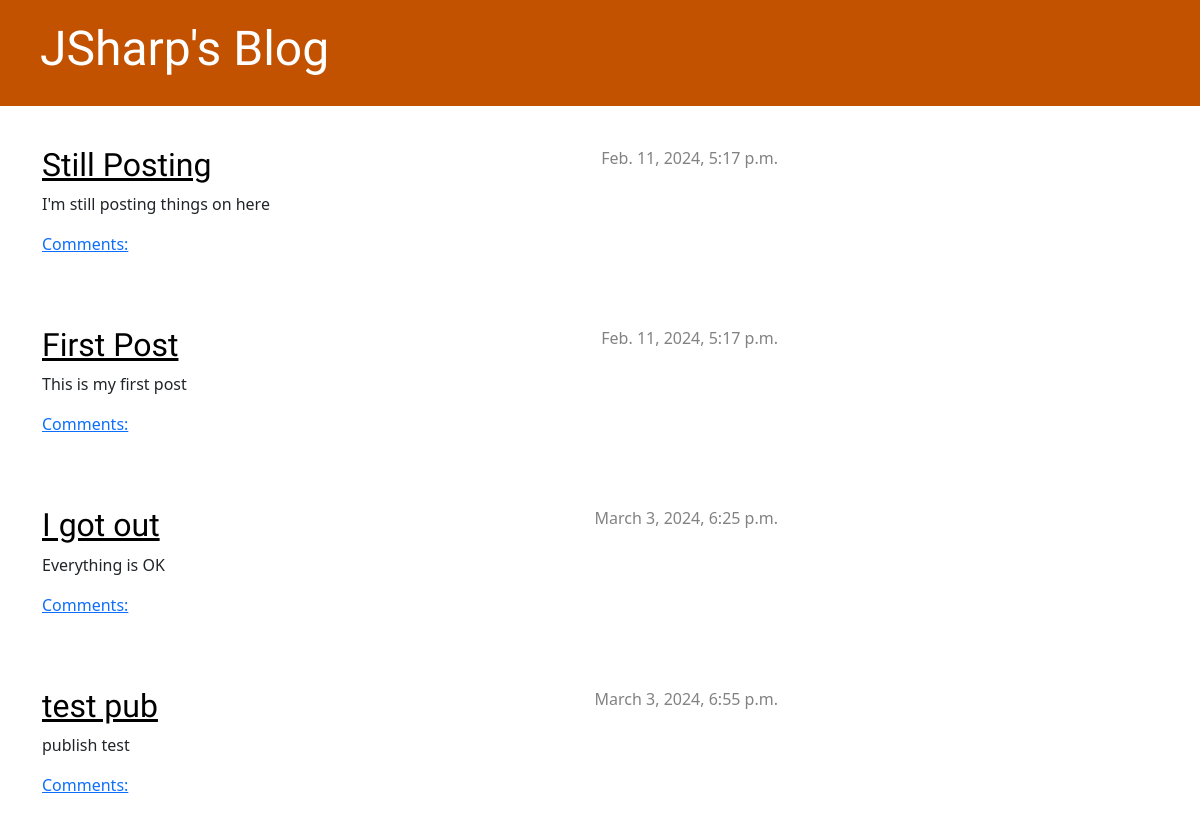
The page / on the database its author committed.
### blog/models.py (models this page shows, shortened)
class Post(models.Model):
    author = models.ForeignKey(settings.AUTH_USER_MODEL, on_delete=models.CASCADE)
    title = models.CharField(max_length=200)
    text = models.TextField()
    created_date = models.DateTimeField(default=timezone.now)
    published_date = models.DateTimeField(blank=True, null=True)

### blog/views.py (the view)
# urls.py: path('', views.post_list, name='post_list'),
def post_list(request):
    posts = Post.objects.filter(published_date__lte=timezone.now()).order_by('published_date')
    return render(request, 'blog/post_list.html', {'posts': posts})

### blog/templates/blog/post_list.html
{% extends 'blog/base.html' %}
{% block content %}
    {% for post in posts %}
        <article class="post">
            <time class="date">
                {{ post.published_date }}
            </time>
            <h2><a href="{% url 'post_detail' pk=post.pk %}">{{ post.title }}</a></h2>
            <p>{{ post.text|linebreaksbr }}</p>
            <a href="{% url 'post_detail' pk=post.pk %}">Comments: {{ post.approved_comments.count }}</a>
        </article>
    {% endfor %}
{% endblock %}

### blog/static/css/blog.css (style rules this page uses)
h1, h2, h3, h4 { font-family: 'Lobster', cursive; }
.date { color: #828282; }
.post { margin-bottom: 70px; }
.post h2 a, .post h2 a:visited { color: #000000; }
.post > .date, .post > .actions { float: right; }

### rows shown on the page
Post: published_date "Feb. 11, 2024, 5:17 p.m.", title "Still Posting", text "I'm still posting things on here"
Post: published_date "Feb. 11, 2024, 5:17 p.m.", title "First Post", text "This is my first post"
Post: published_date "March 3, 2024, 6:25 p.m.", title "I got out", text "Everything is OK"
Post: published_date "March 3, 2024, 6:55 p.m.", title "test pub", text "publish test"
